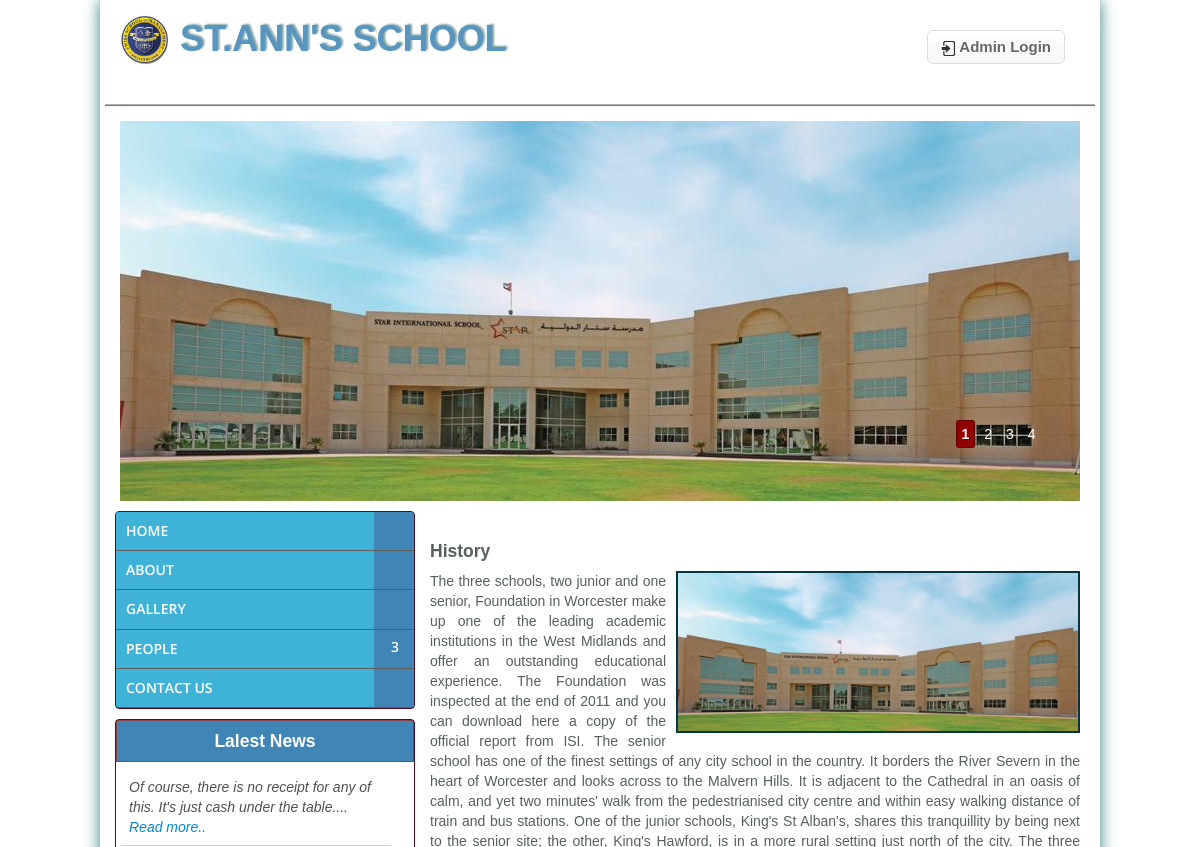
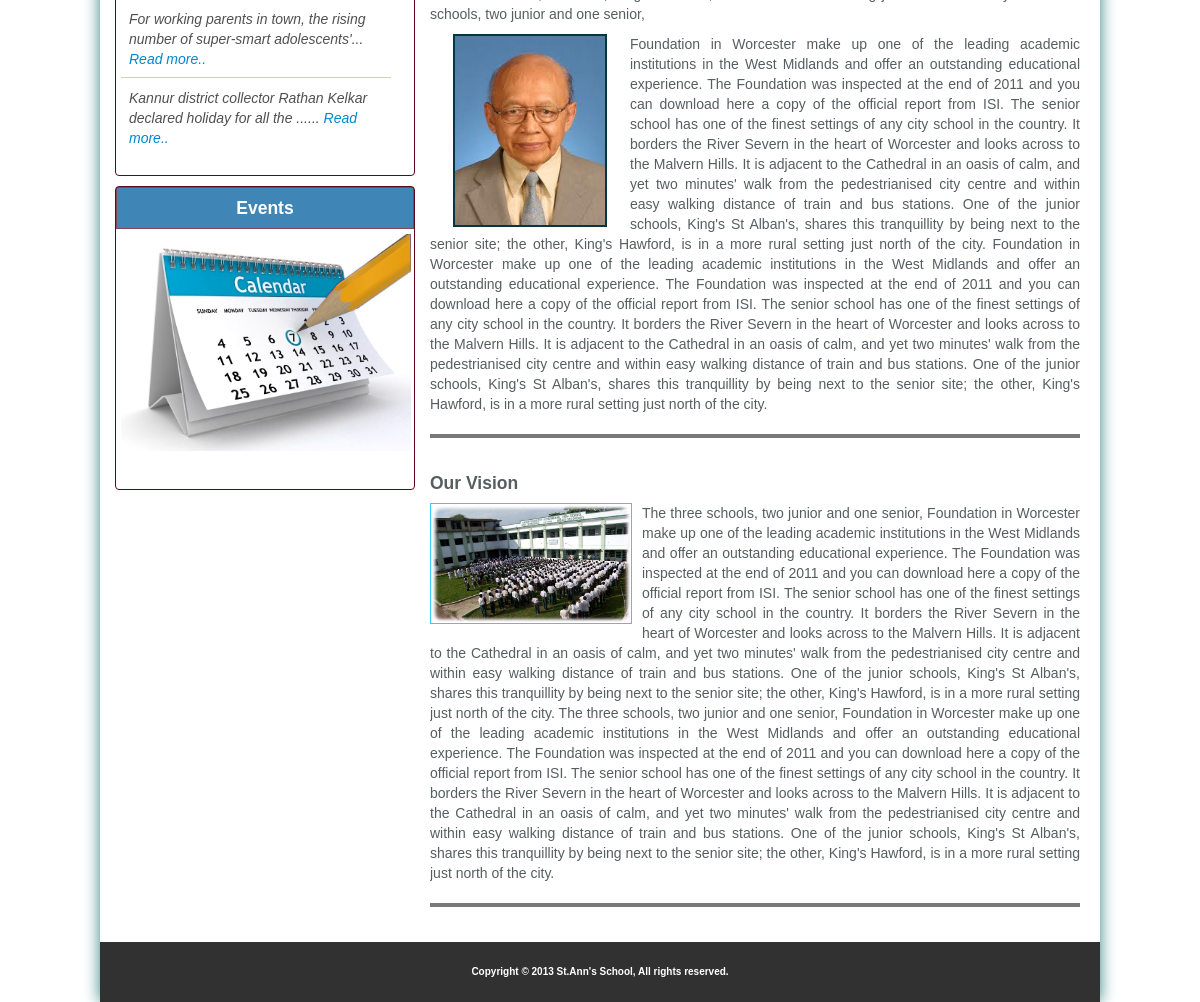
The page /index.php on the database its author committed (2 pictures, top to bottom).
### tables this page shows
CREATE TABLE IF NOT EXISTS `news` (
  `id` int(11) NOT NULL AUTO_INCREMENT,
  `news` text,
  PRIMARY KEY (`id`)
);

### leftpane.php (the view, shortened to what this page needs)
<?php
$actualUrl = explode('/', $_SERVER["REQUEST_URI"]);
$cnt       = count($actualUrl) - 1;
$url       = $actualUrl[$cnt];
?>
<aside class="left-box">
    <div class="news-box">
    <div id='cssmenu'>
        <ul>
            <li class='<?php if($url == ''){echo 'active';}else{echo '';}?>'><a href='<?php echo $baseUrl;?>'><span>Home</span></a></li>
            <li class=''><a href='#'><span>About</span></a></li>
            <li class='<?php if($url == 'gallery.php'){echo 'active';}else{echo '';}?>'><a href='gallery.php'><span>Gallery</span></a></li>
            <li class='has-sub'><a href='#'><span>People</span></a>
            </li>
            <li class='<?php if($url == 'contact-us.php'){echo 'active';}else{echo '';}?>'><a href='contact-us.php'><span>Contact Us</span></a></li>
        </ul>
    </div>
    </div>
    <?php
        $sql_news = "SELECT * FROM news";
        $result = mysql_query($sql_news) or die ('Error reading database: ' . mysql_error());
    ?>
    <div class="news-box">
        <h4>Lalest News</h4>
        <article class="news-body">
            <div class="ticker">
                <ul id="ticker">
                    <?php
                        if($result) {
                        while ($row = mysql_fetch_array($result)):
                    ?>
                            <li><?php echo $row['news'];?>  <a href="#">Read more..</a></li>
                    <?php endwhile;} ?>
                </ul>
            </div>
    </div>
    <div class="news-box">
        <h4>Events</h4>
        <article class="news-body"> <a href="#"> <img src="public/img/layout/calendar.png" /> </a> </article>
    </div>
</aside>

### public/css/style.css (style rules this page uses)
* { padding:0; margin:0; }
body { font-size:14px; font-family:Verdana, Arial, Helvetica, sans-serif; }
img { border:none; }
a { text-decoration:none; }
.left-box { width:300px; float:left; margin:0 15px; }
.news-box { max-height:400px; border:1px solid #5E071B; border-radius:4px; -wekit-border-radius:4px; margin:10px auto; color:#005E9E; }
.news-box h4 { color:#fff; background:#005E9E; border: 1px solid #5E071B; margin:0; text-align:center; padding:10px; opacity:0.75; }
.news-body { width:290px; height:250px; overflow:hidden; padding:5px; }
* { outline: none; }
img { border: 0; }
.ticker { width: 270px; height: 230px; overflow: hidden; text-align: left; }
.ticker ul { list-style: none; padding: 2px 0px 2px 0px; margin: 0; font-style: italic; color:#505050 ; }
.ticker ul li { list-style: none; height:60px; padding:8px; margin-bottom:2px; border-bottom: 1px solid #D6CFB8; }

### public/css/styles-menu.css (style rules this page uses)
#cssmenu, #cssmenu ul, #cssmenu li, #cssmenu a { margin: 0; padding: 0; border: 0; list-style: none; font-weight: normal; text-decoration: none; line-height: 1; font-family: 'Open Sans', sans-serif; font-size: 14px; font-weight: 300; position: relative; }
#cssmenu a { line-height: 1.3; }
#cssmenu { width: 298px; }
#cssmenu > ul > li > a { padding-right: 40px; font-size: 25px; font-weight: bold; display: block; background: #005E9E; opacity:0.75; color: #ffffff; border-bottom: 1px solid #282828; text-transform: uppercase; }
#cssmenu > ul > li > a > span { background: #0099CC; opacity:2.2; padding: 10px; display: block; font-size: 14px; font-weight: 600; }

### rows shown on the page
news: news "Of course, there is no receipt for any of this. It's just cash under the table...."
news: news "For working parents in town, the rising number of super-smart adolescents'..."
news: news "Kannur district collector Rathan Kelkar declared holiday for all the ......"
